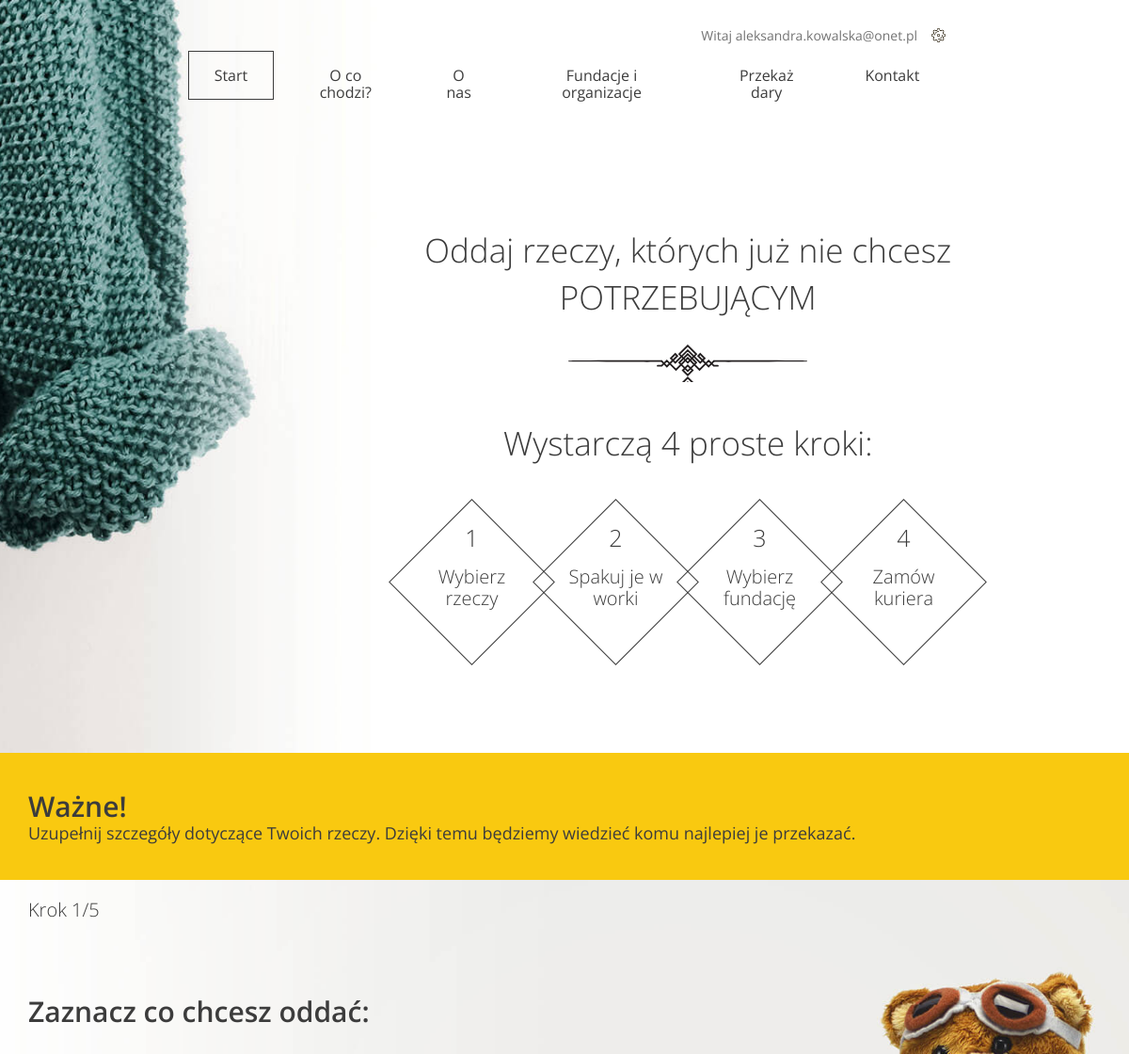
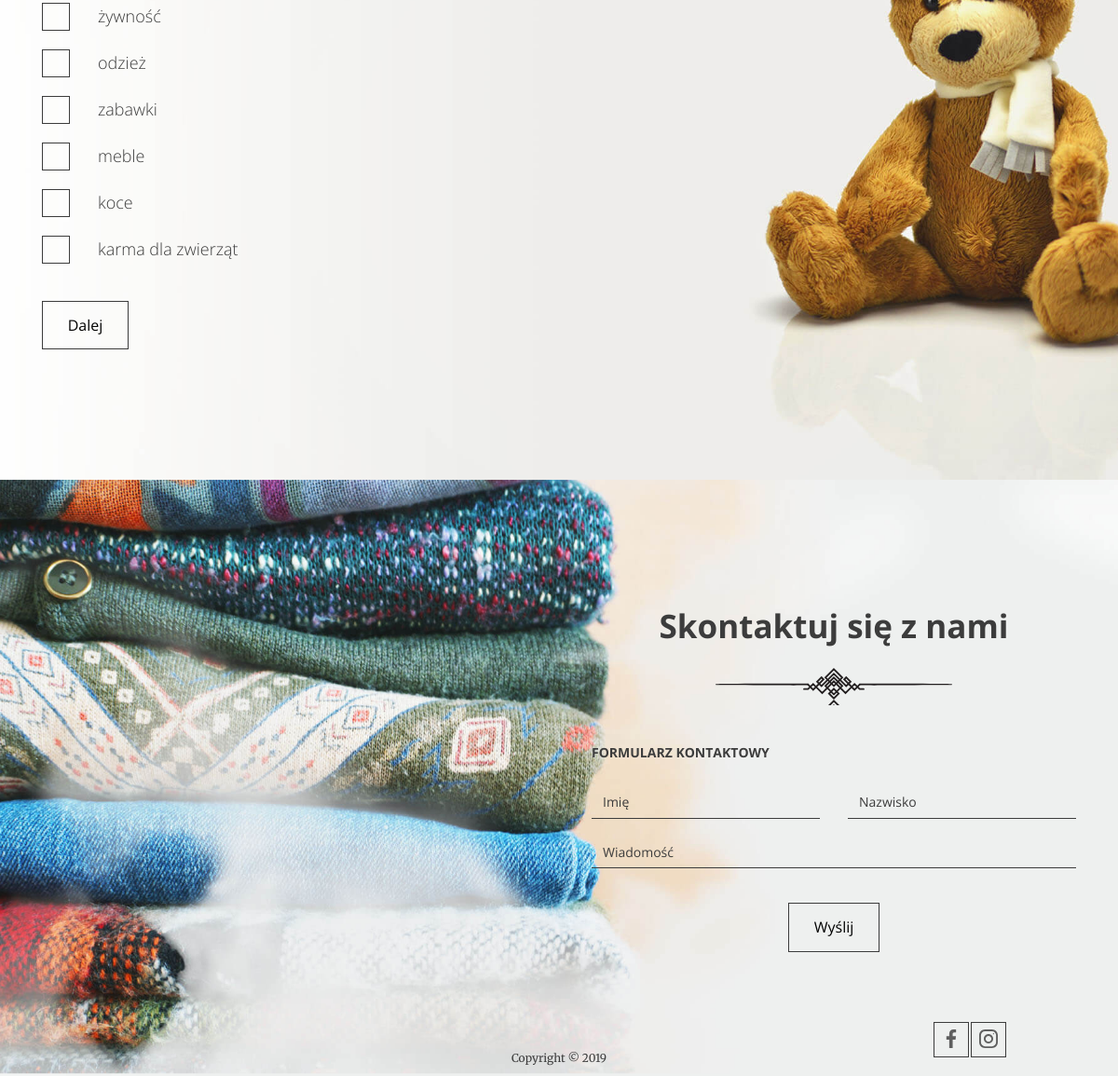
The page /share/ (signed in) on the database its author committed (2 pictures, top to bottom).
### accounts/models.py (models this page shows)
class CustomUser(AbstractBaseUser, PermissionsMixin):
    first_name = models.CharField(max_length=64, verbose_name='Imię')
    surname = models.CharField(max_length=64, verbose_name='Nazwisko')
    email = models.EmailField(max_length=64, unique=True, verbose_name='Email')
    password = models.CharField(max_length=64, verbose_name='Hasło')
    password_2 = models.CharField(max_length=64, verbose_name='Powtórz hasło')
    is_staff = models.BooleanField(default=False)
    is_active = models.BooleanField(default=True)
    is_superuser = models.BooleanField(default=False)
    date_joined = models.DateTimeField(default=timezone.now)
    USERNAME_FIELD = 'email'
    REQUIRED_FIELDS = []
    objects = CustomUserManager()
    def __str__(self):
        return self.email

### main_app/models.py (models this page shows)
class Category(models.Model):
    name = models.CharField(max_length=64)

### main_app/views.py (the view, shortened to what this page needs)
# urls.py: path('share/', AddDonation.as_view(), name='AddDonation'),
@method_decorator(csrf_exempt, name='dispatch')
class AddDonation(View):
    def get(self, request):
        categories = Category.objects.all()
        institutions = Institution.objects.all()
        user = request.user
        if user.is_authenticated:
            context = {'user':user, 'categories':categories, 'institutions':institutions}
            return render(request, 'main_app/form.html', context)
        else:
            return HttpResponse('załóż konto lub zaloguj się')

### main_app/templates/main_app/form.html (shortened to what this page needs)
{%  extends 'base.html' %}
{% block content %}
  <body>
    <header class="header--form-page">
      <nav class="container container--70">
        <ul class="nav--actions">
          <li class="logged-user">
            Witaj {{ user }}
          </li>
        </ul>
        <ul>
          <li><a href="/index/" class="btn btn--without-border active">Start</a></li>
          <li><a href="/index/#steps" class="btn btn--without-border">O co chodzi?</a></li>
          <li><a href="/index/#about-us" class="btn btn--without-border">O nas</a></li>
          <li><a href="/index/#help" class="btn btn--without-border">Fundacje i organizacje</a></li>
          <li><a href="/share/#important" class="btn btn--without-border">Przekaż dary</a></li>
          <li><a href= '#contact' class="btn btn--without-border">Kontakt</a></li>
        </ul>
      </nav>
      <div class="slogan container container--90">
        <div class="slogan--item">
          <h1>
            Oddaj rzeczy, których już nie chcesz<br />
            <span class="uppercase">potrzebującym</span>
          </h1>
          <div class="slogan--steps">
            <div class="slogan--steps-title">Wystarczą 4 proste kroki:</div>
            <ul class="slogan--steps-boxes">
              <li>
                <div><em>1</em><span>Wybierz rzeczy</span></div>
              </li>
              <li>
                <div><em>2</em><span>Spakuj je w worki</span></div>
              </li>
              <li>
                <div><em>3</em><span>Wybierz fundację</span></div>
              </li>
              <li>
                <div><em>4</em><span>Zamów kuriera</span></div>
              </li>
            </ul>
          </div>
        </div>
      </div>
    </header>
    <section id='important' class="form--steps">
      <div class="form--steps-instructions">
        <div class="form--steps-container">
          <h3>Ważne!</h3>
          <p data-step="1" class="active">
            Uzupełnij szczegóły dotyczące Twoich rzeczy. Dzięki temu będziemy
            wiedzieć komu najlepiej je przekazać.
          </p>
        </div>
      </div>
      <div class="form--steps-container">
        <div class="form--steps-counter">Krok <span>1</span>/5</div>
        <form action="" method="post">
          <div data-step="1" class="active">
            <h3>Zaznacz co chcesz oddać:</h3>
            {% for category in categories %}
            <div class="form-group form-group--checkbox">
              <label>
                <span class="checkbox"></span>
                <span class="description" id="category_name"
                  >{{ category.name }}</span
                >
              </label>
            </div>
              {% endfor %}
            <div class="form-group form-group--buttons">
              <button type="button" class="btn next-step">Dalej</button>
            </div>
          </div>
        </form>
      </div>
    </section>
{% endblock %}

### rows shown on the page
CustomUser: email "aleksandra.kowalska@onet.pl"
Category: name "żywność"
Category: name "odzież"
Category: name "zabawki"
Category: name "meble"
Category: name "koce"
Category: name "karma dla zwierząt"
